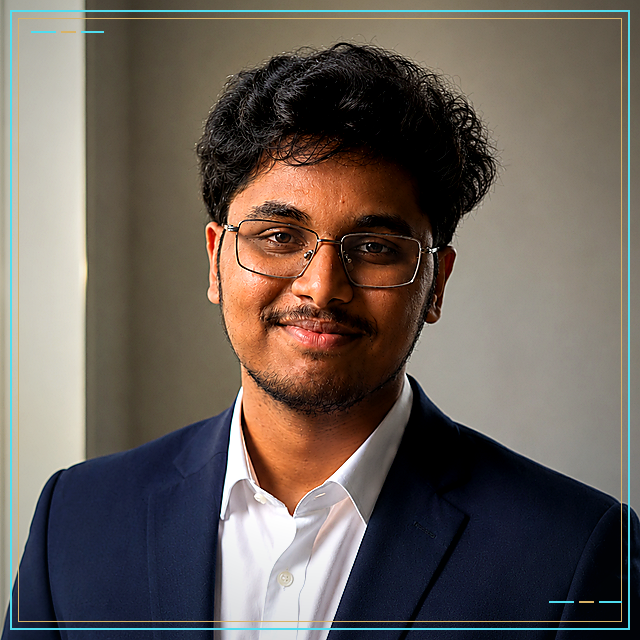
#> input picture avi-portrait-natural.png, 640 x 640 px
$ python -i make_portrait_card.py   (imports and definitions only)
#> lines starting #> are read from the running program, lines starting #| are printed output that depends on the picture
"""Create a recognizable terminal-style portrait card from a supplied photo."""
from pathlib import Path
import sys

import numpy as np
from PIL import Image, ImageEnhance, ImageFilter, ImageOps, ImageDraw


OUT = Path(__file__).parent.parent / "avi-portrait-natural.png"
SIZE = (640, 640)


def build(source: str) -> None:
#> called with source = '../avi-portrait-natural.png'
    image = Image.open(source).convert("RGB")
#> image is the input picture: PIL image 640x640 RGB; mean R, G, B 104.9, 95.8, 88.7
    w, h = image.size
#> w = 640; h = 640
    # A portrait crop that keeps the face and shoulders, not the room.
    side = min(w, int(h * 0.78))
#> side = 499
    left = max(0, (w - side) // 2)
#> left = 70
    top = max(0, int(h * 0.055))
#> top = 35
    crop = image.crop((left, top, min(w, left + side), min(h, top + side)))
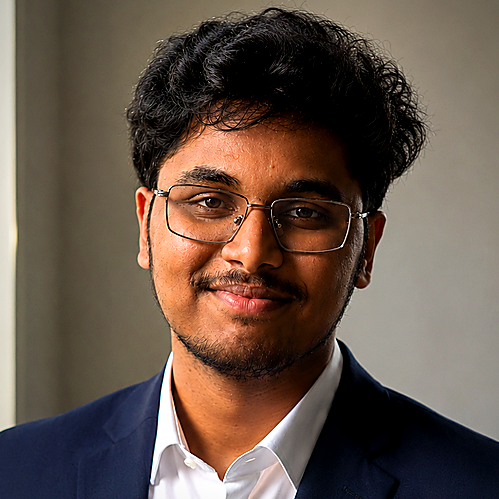
#> crop: PIL image 499x499 RGB; mean R, G, B 102.5, 85.6, 74.4
    crop = ImageOps.fit(crop, SIZE, method=Image.Resampling.LANCZOS, centering=(0.5, 0.47))
#> crop: PIL image 640x640 RGB

    # Keep the founder's real colors and facial landmarks; add restrained
    # polish so the image remains recognizable at GitHub's small size.
    result = ImageEnhance.Color(crop).enhance(1.08)
    result = ImageEnhance.Contrast(result).enhance(1.10)
    result = ImageEnhance.Sharpness(result).enhance(1.30)
    result = result.filter(ImageFilter.UnsharpMask(radius=1.1, percent=115, threshold=3))
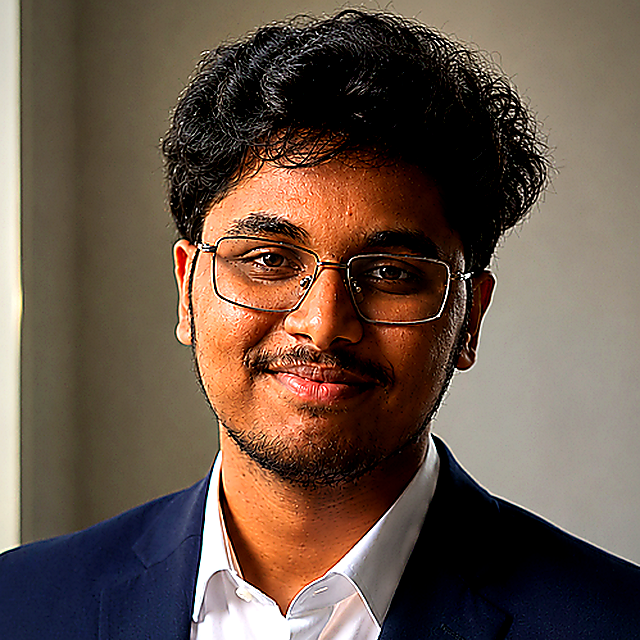
#> result: PIL image 640x640 RGB; mean R, G, B 104.5, 85.4, 72.6

    # Navy edge vignette creates the terminal-card feel without recoloring the face.
    yy, xx = np.mgrid[0:SIZE[1], 0:SIZE[0]]
    distance = np.sqrt(((xx - SIZE[0] * .52) / (SIZE[0] * .72)) ** 2 +
                       ((yy - SIZE[1] * .45) / (SIZE[1] * .76)) ** 2)
    alpha = np.clip((distance - .48) * 150, 0, 105).astype(np.uint8)
    vignette = Image.new("RGBA", SIZE, (4, 12, 26, 0))
    vignette.putalpha(Image.fromarray(alpha, "L"))
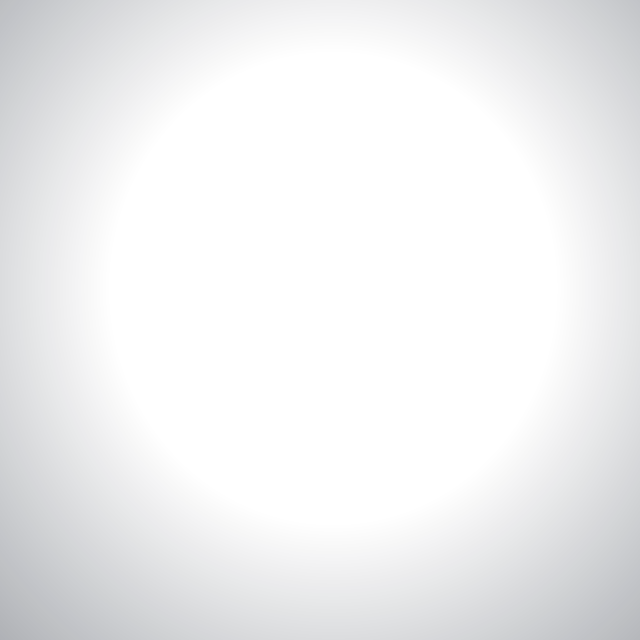
#> vignette: PIL image 640x640 RGBA; mean R, G, B, A 4, 12, 26, 15.3; transparent parts drawn white
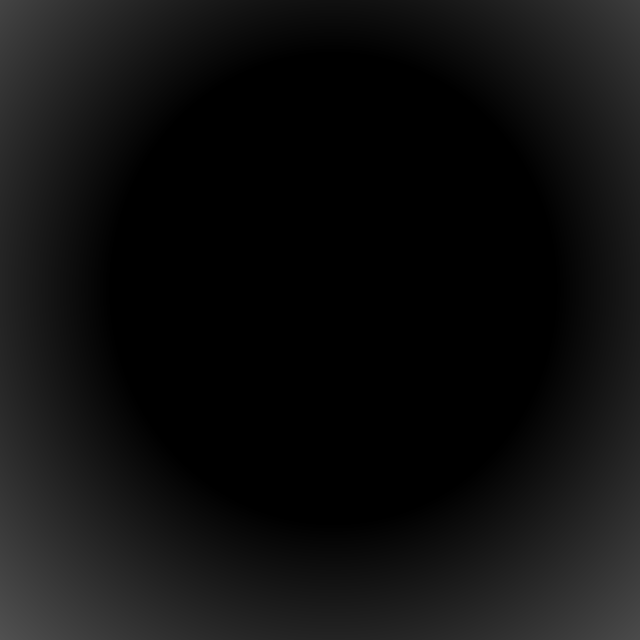
#> alpha: shape (640, 640); min 0, max 81, mean 15.3
    result = Image.alpha_composite(result.convert("RGBA"), vignette)
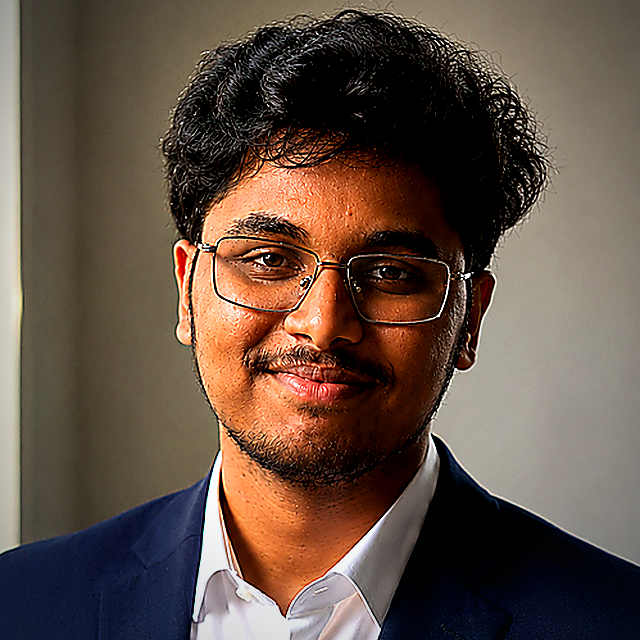
#> result: PIL image 640x640 RGBA; mean R, G, B, A 98.9, 80.6, 68.9, 255

    draw = ImageDraw.Draw(result, "RGBA")
    draw.rectangle((10, 10, SIZE[0] - 11, SIZE[1] - 11), outline=(80, 221, 239, 210), width=2)
    draw.rectangle((18, 18, SIZE[0] - 19, SIZE[1] - 19), outline=(215, 178, 103, 150), width=1)
    for x, y in ((31, 31), (SIZE[0] - 91, SIZE[1] - 39)):
        draw.line((x, y, x + 24, y), fill=(80, 221, 239, 180), width=2)
        draw.line((x + 30, y, x + 44, y), fill=(215, 178, 103, 170), width=2)
        draw.line((x + 50, y, x + 72, y), fill=(80, 221, 239, 110), width=2)
    result.convert("RGB").save(OUT, optimize=True)
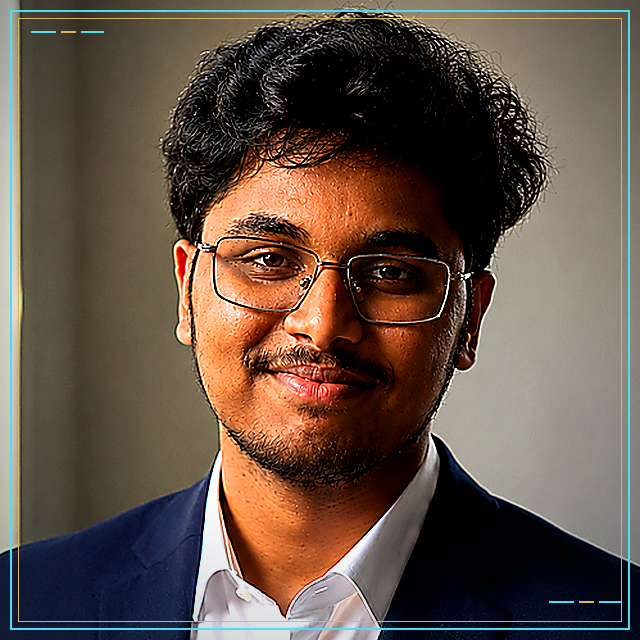
#> saved as avi-portrait-natural.png: PIL image 640x640 RGB; mean R, G, B 99.1, 82.5, 70.6
    print(f"Wrote {OUT}")


# [4 lines not run here, left out]

>>> result = build('../avi-portrait-natural.png')
